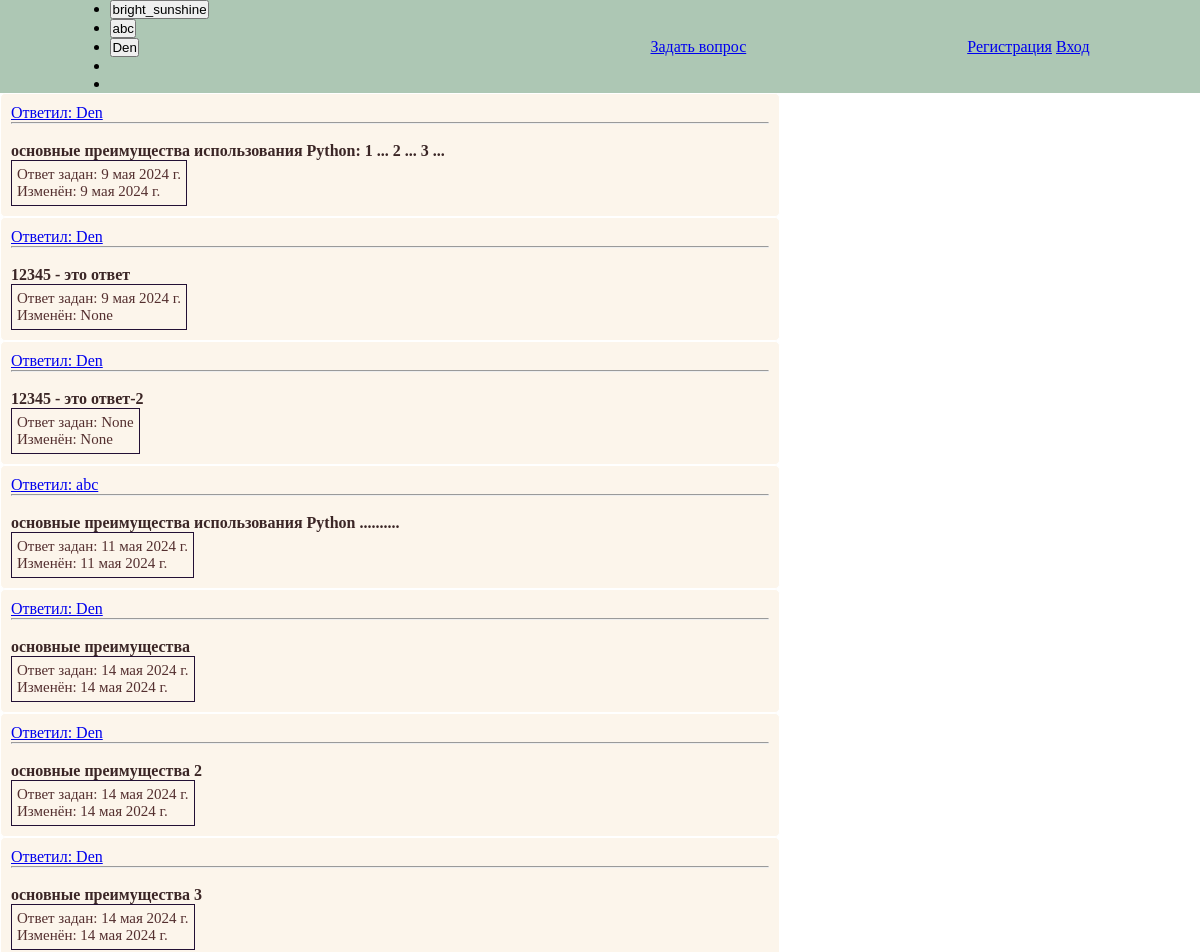
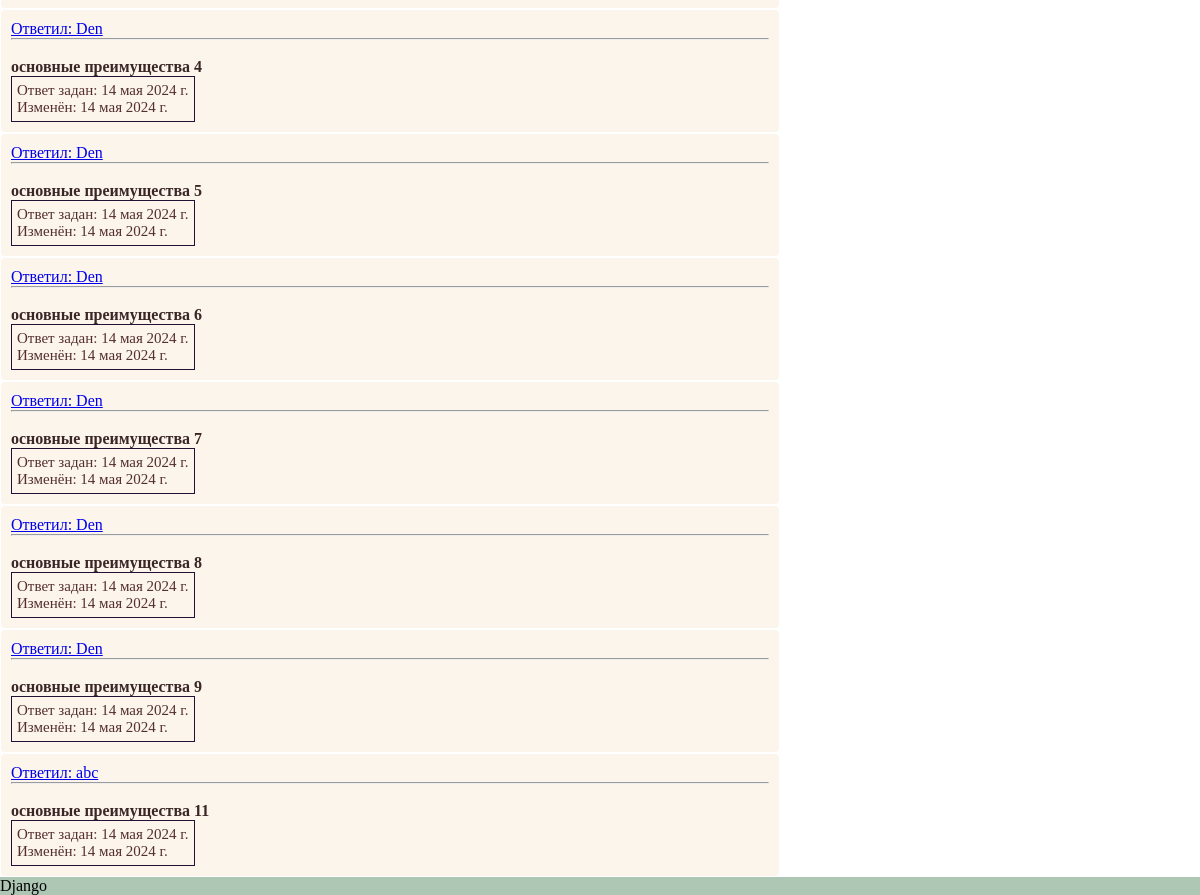
/get_answer/1, run on the app's committed database (2 pictures, top to bottom).
### main/models.py (models this page shows)
class Answer(models.Model):
    autor = models.ForeignKey(
        User,
        null=True,
        blank=False,
        on_delete=models.SET_NULL,
        related_name="answer_set",
    )
    question = models.ForeignKey(
        Question,
        null=True,
        blank=False,
        on_delete=models.SET_NULL,
        related_name="question",
    )
    text = models.TextField(max_length=20, blank=False)
    created_at = models.DateField(auto_now_add=True, blank=False)
    updated_at = models.DateField(auto_now=True, blank=False)
    parent = models.ForeignKey(
        "self", null=True, blank=False, on_delete=models.SET_NULL
    )
    correct = models.BooleanField(default=False, blank=True)
    def __str__(self) -> str:
        q = Question.objects.get(id=self.question.id)
        return f"Вопрос ' _ {q} _ ': {self.text}"

### main/views_2.py (the view)
# urls.py: path("get_answer/<int:id_question>", get_answer, name="get_answer"),
def get_answer(request, **kwargs):
    print(kwargs["id_question"], "<<<< ----kwargs")
    question_obj = Question.objects.filter(id=kwargs["id_question"])[0]
    print(question_obj)
    answer_obj = Answer.objects.filter(question=question_obj)
    for answer in answer_obj:
        print(answer)
    context = {"answers": answer_obj}
    return render(request, "answer.html", context)

### main/models.py (called while the page is built)
    def __str__(self) -> str:
        return self.title

### templates/answer.html (shortened to what this page needs)
{% extends 'main.html' %}
{% load static %}
{% block content %}
  <link rel="stylesheet" type="text/css" href="{% static 'css/style.css' %}" />
  {% for answer in answers %}
    <div id="conteiner">
      <div id="box">
        <div>
          <a href="/user/info/{{ answer.autor }}">Ответил: {{ answer.autor }}</a>
          <div>
            <hr />
            <br />
            <h4>{{ answer.text }}</h4>
          </div>
          <div class="date">
            <div>Ответ задан: {{ answer.created_at }}</div>
            <div>Изменён: {{ answer.updated_at }}</div>
          </div>
        </div>
      </div>
    </div>
  {% endfor %}
{% endblock %}

### static/css/style.css (style rules this page uses)
.date { padding: 5px; width: fit-content; border: 1px solid rgb(35, 16, 53); font-size: 15px; color: rgb(84, 47, 47); }
#conteiner { border: 5px; padding: 10px; border: 1px solid rgba(255, 255, 255); border-radius: 5px; background-color: rgba(250, 235, 215, 0.508); width: 65%; color: rgb(59, 38, 38); }

### templates/main.html (style rules this page uses)
* { margin: 0; padding: 0; box-sizing: border-box; }

### data on the page
Answer: autor "Den", text "основные преимущества использования Python: 1 ... 2 ... 3 ...", created_at "9 мая 2024 г.", updated_at "9 мая 2024 г."
Answer: autor "Den", text "12345 - это ответ", created_at "9 мая 2024 г.", updated_at "None"
Answer: autor "Den", text "12345 - это ответ-2", created_at "None", updated_at "None"
Answer: autor "abc", text "основные преимущества использования Python ..........", created_at "11 мая 2024 г.", updated_at "11 мая 2024 г."
Answer: autor "Den", text "основные преимущества", created_at "14 мая 2024 г.", updated_at "14 мая 2024 г."
Answer: autor "Den", text "основные преимущества 2", created_at "14 мая 2024 г.", updated_at "14 мая 2024 г."
Answer: autor "Den", text "основные преимущества 3", created_at "14 мая 2024 г.", updated_at "14 мая 2024 г."
Answer: autor "Den", text "основные преимущества 4", created_at "14 мая 2024 г.", updated_at "14 мая 2024 г."
Answer: autor "Den", text "основные преимущества 5", created_at "14 мая 2024 г.", updated_at "14 мая 2024 г."
Answer: autor "Den", text "основные преимущества 6", created_at "14 мая 2024 г.", updated_at "14 мая 2024 г."
Answer: autor "Den", text "основные преимущества 7", created_at "14 мая 2024 г.", updated_at "14 мая 2024 г."
Answer: autor "Den", text "основные преимущества 8", created_at "14 мая 2024 г.", updated_at "14 мая 2024 г."
Answer: autor "Den", text "основные преимущества 9", created_at "14 мая 2024 г.", updated_at "14 мая 2024 г."
Answer: autor "abc", text "основные преимущества 11", created_at "14 мая 2024 г.", updated_at "14 мая 2024 г."
